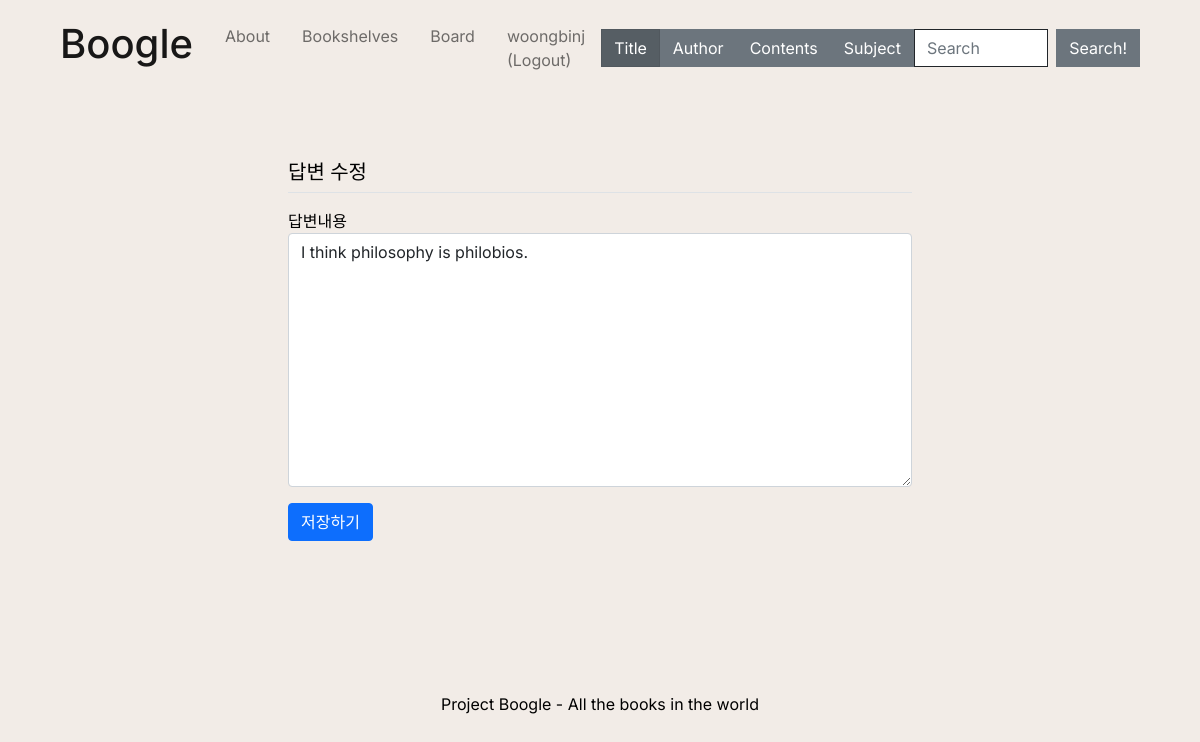
/answer/modify/1 (signed in), run on the app's committed database.
### pybo/models.py (models this page shows)
class User(db.Model):
    __tablename__ = 'user'   #테이블 이름 : user
    id = db.Column(db.Integer, primary_key = True)   #id를 프라이머리키로 설정
    username = db.Column(db.String(8), nullable = False)
    email = db.Column(db.String(32), nullable = False)
    password = db.Column(db.String(64), nullable = False)

class Answer(db.Model):
    id = db.Column(db.Integer, primary_key=True)
    question_id = db.Column(db.Integer, db.ForeignKey('question.id', ondelete='CASCADE'))
    question = db.relationship('Question', backref=db.backref('answer_set', cascade='all, delete-orphan'))
    content = db.Column(db.Text(), nullable=False)
    create_date = db.Column(db.DateTime(), nullable=False)
    modify_date = db.Column(db.DateTime(), nullable=True)
    user_id = db.Column(db.Integer, db.ForeignKey('user.id', ondelete='CASCADE'), nullable=False)
    user = db.relationship('User', backref=db.backref('answer_set'))

### pybo/views/answer_views.py (the view)
@bp.route('/modify/<int:answer_id>', methods=('GET', 'POST'))
@login_required
def modify(answer_id):
    answer = Answer.query.get_or_404(answer_id)
    if g.user != answer.user:
        flash('수정권한이 없습니다')
        return redirect(url_for('question.detail', question_id=answer.question.id))
    if request.method == "POST":
        form = AnswerForm()
        if form.validate_on_submit():
            form.populate_obj(answer)
            answer.modify_date = datetime.now()  # 수정일시 저장
            db.session.commit()
            return redirect('{}#answer_{}'.format(
                url_for('question.detail', question_id=answer.question.id), answer.id))
    else:
        form = AnswerForm(obj=answer)
    return render_template('answer/answer_form.html', form=form)

### pybo/forms.py
class AnswerForm(FlaskForm):
    content = TextAreaField('내용', validators=[DataRequired('Content is a required entry.')])

### pybo/views/auth_views.py (called while the page is built)
def login_required(view):
    @functools.wraps(view)
    def wrapped_view(*args, **kwargs):
        if g.user is None:
            _next = request.url if request.method == 'GET' else ''
            return redirect(url_for('auth.login', next=_next))
        return view(*args, **kwargs)
    return wrapped_view

@bp.before_app_request
def load_logged_in_user():
    user_id = session.get('user_id')
    if user_id is None:
        g.user = None
    else:
        g.user = User.query.get(user_id)

### pybo/templates/answer/answer_form.html (shortened to what this page needs)
{% extends 'main/base.html' %}
{% block content %}
<div class="container">
    <h5 class="my-3 border-bottom pb-2">답변 수정</h5>
    <form method="post">
        <div class="mb-3">
            <label for="content">답변내용</label>
            <textarea class="form-control" name="content" id="content"
                        rows="10">{{ form.content.data or '' }}</textarea>
        </div>
        <button type="submit" class="btn btn-primary">저장하기</button>
    </form>
</div>
{% endblock %}

### pybo/templates/main/base.html (shortened to what this page needs)
<!DOCTYPE html>
<html lang="eng">
    <head>
        {% block head %}
        <link rel="stylesheet" href="{{ url_for('static', filename='css/bootstrap.min.css')}}">
        <link rel="stylesheet" href="https://cdn.jsdelivr.net/npm/bootstrap-icons@1.8.3/font/bootstrap-icons.css">
        <link rel="stylesheet" href="{{ url_for('static', filename='css/base.css')}}">
        {% endblock %}
    </head>
    <body class="d-flex flex-column min-vh-100">
      <nav class="navbar navbar-expand-lg navbar-light bg-transparent mx-5">
        <div class="container-fluid">
          <a class="navbar-brand" href ="{{ url_for('main.index') }}"><h1>Boogle</h1></a>
          <div class="collapse navbar-collapse" id="navbarSupportedContent">
            <ul class="navbar-nav me-auto mb-2 mb-lg-0">
              <li class="nav-item">
                <a class="nav-link m-2" href ="{{ url_for('main.about') }}">About</a>
              </li>
              <li class="nav-item">
                <a class="nav-link m-2" href ="{{ url_for('book.bookshelves') }}">Bookshelves</a>
              </li>
              <li class="nav-item">
                <a class="nav-link m-2" href ="{{ url_for('question.board') }}">Board</a>
              </li>
              {% if g.user %}
                <li class="nav-item">
                  <a class="nav-link m-2" href="{{ url_for('auth.logout') }}">{{ g.user.username }} (Logout)</a>
                </li>
              {% endif %}
            </ul>
            <form class="d-flex" method="get" action="{{ url_for('book.search') }}">
              <label class="btn btn-secondary rounded-0" for="option1">Title</label>
              <label class="btn btn-secondary rounded-0" for="option2">Author</label>
              <label class="btn btn-secondary rounded-0" for="option3">Contents</label>
              <label class="btn btn-secondary rounded-0" for="option4">Subject</label>
              <input class="form-control me-2 border-dark rounded-0" type="search" name="book" placeholder="Search" aria-label="Search" id="book" rows="3">
              <button class="btn btn-secondary border-secondary rounded-0" type="submit">Search!</button>
            </form>
          </div>
        </div>
      </nav>
      <section class="m-5">
        <div class="content-container">
          <div class="row gx-4 gx-lg-5 justify-content-center">
            <div class="col-md-8">
              {% block content %}{% endblock %}
            </div>
          </div>
        </div>
      </section>
      <footer class="py-5 mt-auto">
        <div class="page-bottom">
          <div class="copyright">
            Project Boogle - All the books in the world
          </div>
        </div>
      </footer>
    </body>
</html>

### pybo/static/css/base.css (style rules this page uses)
body, html { margin: 0; background: #F2ECE7 !important; color: black; font-family: 'Inter', sans-serif; min-height: 100vh; width: 100%; display: -webkit-box; display: -ms-flexbox; display: flex; -webkit-box-orient: horizontal; -webkit-box-direction: normal; -ms-flex-direction: column; flex-direction: column; -webkit-box-align: center; -ms-flex-align: center; }
* { box-sizing: border-box; }
body { min-height: 100%; }
a:link { color : black; text-decoration: none; }
.content-container { flex:1; color: black; }
.page-bottom { height: 30px; position: relative; transform: translateY(-100%); width: 100%; }
.copyright { text-align: center; }

### data on the page
User: user.username "woongbinj"
Answer: content "I think philosophy is philobios."
